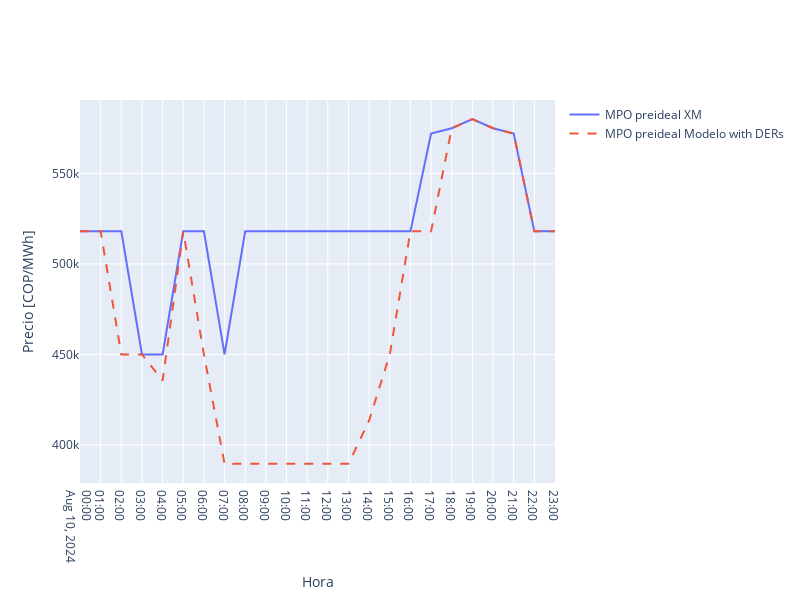

Notebook cell for this chart:
### Code cell
import plotly.express as px
import plotly.graph_objects as go

if config.dispatch_type == "ideal":
    MPO_CHART = (
        precio_bolsa.copy()
        .set_index(["datetime"])
        .rename(columns={"precio_bolsa": "MPO"})
    )
else:
    MPO_CHART = pd.DataFrame(
        data=mpo_xm, index=precio_bolsa["datetime"], columns=["MPO"]
    )

fig = go.Figure()
fig.add_trace(
    go.Scatter(
        x=MPO_CHART.index,
        y=MPO_CHART["MPO"],
        mode="lines",
        name=f"MPO {str(config.dispatch_type.value).replace('bess_','')} XM",
        
    )
)
fig.add_trace(
    go.Scatter(
        x=list(MPO.keys()),
        y=list(MPO.values()),
        mode="lines",
        name=f"MPO {config.dispatch_type.value} Modelo with DERs",
        line={"dash": "dash"},
    )
)

fig.update_layout(
    # title=f"Precio Bolsa {DISPATCH_DATE}",
    xaxis_title="Hora",
    yaxis_title="Precio [COP/MWh]",
    width=800,
    height=600,
    xaxis=dict(
        dtick=3_600_000,
    ),
)
fig.show()

### Figure 1 — Plotly figure (JSON) as saved in the notebook; plotly's stock layout.template omitted (floating-point values rounded to 4 significant figures)
{"data": [{"mode": "lines", "name": "MPO preideal XM", "type": "scatter", "x": ["2024-08-10T00:00:00", "2024-08-10T01:00:00", "2024-08-10T02:00:00", "2024-08-10T03:00:00", "2024-08-10T04:00:00", "2024-08-10T05:00:00", "2024-08-10T06:00:00", "2024-08-10T07:00:00", "2024-08-10T08:00:00", "2024-08-10T09:00:00", "2024-08-10T10:00:00", "2024-08-10T11:00:00", "2024-08-10T12:00:00", "2024-08-10T13:00:00", "2024-08-10T14:00:00", "2024-08-10T15:00:00", "2024-08-10T16:00:00", "2024-08-10T17:00:00", "2024-08-10T18:00:00", "2024-08-10T19:00:00", "2024-08-10T20:00:00", "2024-08-10T21:00:00", "2024-08-10T22:00:00", "2024-08-10T23:00:00"], "y": [518000, 518000, 518000, 450000, 450000, 518000, 518000, 450000, 518000, 518000, 518000, 518000, 518000, 518000, 518000, 518000, 518000, 572000, 575000, 580000, 575000, 572000, 518000, 518000]}, {"line": {"dash": "dash"}, "mode": "lines", "name": "MPO preideal Modelo with DERs", "type": "scatter", "x": ["2024-08-10T00:00:00", "2024-08-10T01:00:00", "2024-08-10T02:00:00", "2024-08-10T03:00:00", "2024-08-10T04:00:00", "2024-08-10T05:00:00", "2024-08-10T06:00:00", "2024-08-10T07:00:00", "2024-08-10T08:00:00", "2024-08-10T09:00:00", "2024-08-10T10:00:00", "2024-08-10T11:00:00", "2024-08-10T12:00:00", "2024-08-10T13:00:00", "2024-08-10T14:00:00", "2024-08-10T15:00:00", "2024-08-10T16:00:00", "2024-08-10T17:00:00", "2024-08-10T18:00:00", "2024-08-10T19:00:00", "2024-08-10T20:00:00", "2024-08-10T21:00:00", "2024-08-10T22:00:00", "2024-08-10T23:00:00"], "y": [518000, 518000, 450000, 450000, 435518, 518000, 450000, 389500, 389500, 389500, 389500, 389500, 389500, 389500, 413457, 450000, 518000, 518000, 575000, 580000, 575000, 572000, 518000, 518000]}], "layout": {"height": 600, "width": 800, "xaxis": {"dtick": 3600000, "title": {"text": "Hora"}}, "yaxis": {"title": {"text": "Precio [COP/MWh]"}}}}
